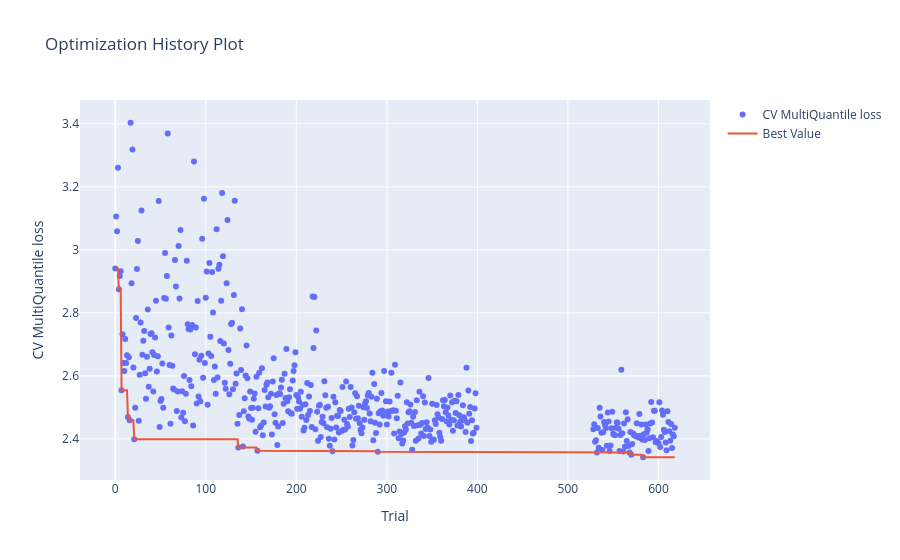

Notebook code cell kept with this figure:
### Markdown cell above
## Best-trial selection

The study has one objective: the median of CatBoost's best native `MultiQuantile` validation loss across the inner folds. The lowest-loss completed trial is selected for the final refit.

### Code cell
from optuna import visualization

cv_results = study.trials_dataframe(
    attrs=("number", "value", "params", "user_attrs", "state")
)
selected_trial = study.best_trial

print(f"Selected trial: {selected_trial.number}")
print(f"Selected median CV MultiQuantile loss: {selected_trial.value:.3f}")
print(f"Median diagnostic CV RMSE: {np.median(selected_trial.user_attrs['fold_rmse']):.3f}")
print(f"Median diagnostic CV quantile CRPS: {np.median(selected_trial.user_attrs['fold_crps']):.3f}")
print(f"Refit iterations: {selected_trial.user_attrs['refit_iterations']}")

display(cv_results.sort_values("value_multi_quantile_loss").head(5).reset_index(drop=True))
visualization.plot_optimization_history(study, target_name="CV MultiQuantile loss")

### Figure 1 — Plotly figure (JSON) as saved in the notebook; plotly's stock layout.template omitted (floating-point values rounded to 4 significant figures; data arrays with more than 128 entries replaced by an {"elided": "..."} marker saying what was removed)
{"data": [{"mode": "markers", "name": "CV MultiQuantile loss", "type": "scatter", "x": {"elided": "491 int values"}, "y": {"elided": "491 float values"}}, {"mode": "lines", "name": "Best Value", "type": "scatter", "x": {"elided": "619 int values"}, "y": {"elided": "619 float values"}}, {"marker": {"color": "#cccccc"}, "mode": "markers", "name": "Infeasible Trial", "showlegend": false, "type": "scatter", "x": [], "y": []}], "layout": {"title": {"text": "Optimization History Plot"}, "xaxis": {"title": {"text": "Trial"}}, "yaxis": {"title": {"text": "CV MultiQuantile loss"}}}}
